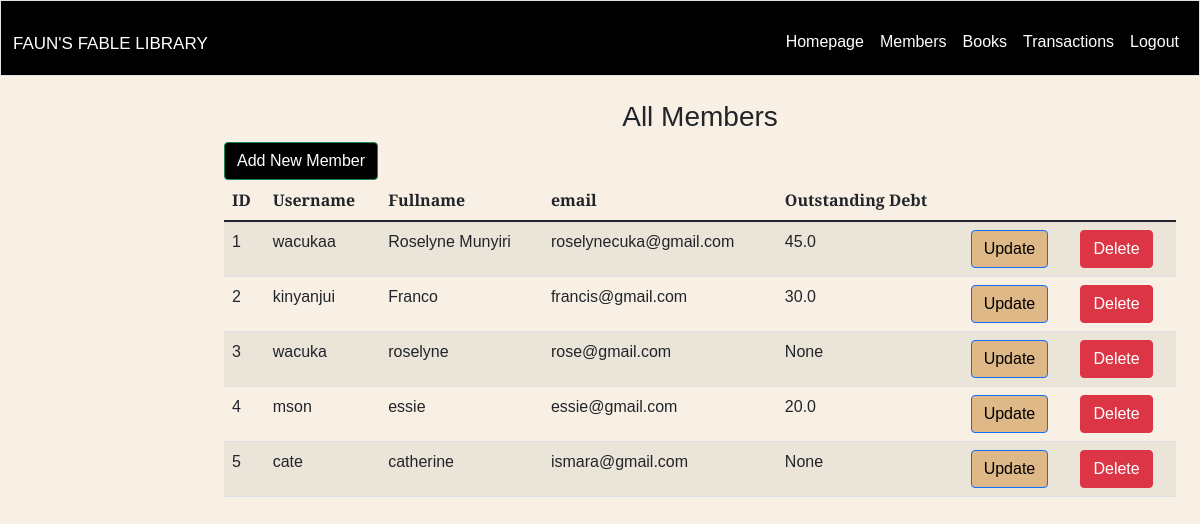
Page /all-members on the committed database.
### app/models.py (models this page shows, shortened)
class Member(UserMixin, db.Model):
    __tablename__ = 'members'
    id = db.Column(Integer, unique=True, primary_key=True)
    username = db.Column(String(20), unique=True, nullable=False)
    fullname = db.Column(String(20), nullable=False)
    email = db.Column(String(20), unique=True, nullable=False)
    outstanding_debt = db.Column(db.Float)
    hash_password = db.Column(String(150))

### app/routes/members.py (the view)
@bp.route('/all-members')
def all_members():
    all_members = Member.query.all()
    return render_template('member/all_members.html', all_members=all_members)

### app/templates/member/all_members.html
{% extends "layout.html" %} {% block title %} Members {% endblock %} {% block
main %}
<br />
<h3 style="text-align: center; margin-top">All Members</h3>
<button
  style="background-color: black; color: white"
  type="button"
  class="btn btn-success"
  id="add_members"
  onclick="location.href='{{ url_for('member.add_member')}}'"
>
  Add New Member
</button>
{% if all_members %}
<table class="table table-striped">
  <thead>
    <tr>
      <th scope="col">ID</th>
      <th scope="col">Username</th>
      <th scope="col">Fullname</th>
      <th scope="col">email</th>
      <th scope="col">Outstanding Debt</th>
    </tr>
  </thead>
  <tbody>
    {% for member in all_members %}
    <tr>
      <td>{{ member.id }}</td>
      <td>{{ member.username }}</td>
      <td>{{ member.fullname }}</td>
      <td>{{ member.email }}</td>
      <td>{{ member.outstanding_debt }}</td>
      <td>
        <a
          style="background-color: burlywood; color: black"
          href="{{url_for('member.update_members', id=member.id)}}"
          class="btn btn-primary"
          >Update</a
        >
      </td>
      <td>
        <a
          href="{{url_for('member.delete_members', id=member.id)}}"
          class="btn btn-danger"
          >Delete</a
        >
      </td>
    </tr>
    {% endfor %}
  </tbody>
</table>
{% endif %} {% endblock %}

### app/static/css/styles.css (style rules this page uses)
body { font-family: "Libre Baskerville", sans-serif; background-color: #f8f0e5; }

### rows in the picture
Member: id "1", username "wacukaa", fullname "Roselyne Munyiri", email "roselynecuka@gmail.com", outstanding_debt "45.0"
Member: id "2", username "kinyanjui", fullname "Franco", email "francis@gmail.com", outstanding_debt "30.0"
Member: id "3", username "wacuka", fullname "roselyne", email "rose@gmail.com", outstanding_debt "None"
Member: id "4", username "mson", fullname "essie", email "essie@gmail.com", outstanding_debt "20.0"
Member: id "5", username "cate", fullname "catherine", email "ismara@gmail.com", outstanding_debt "None"
